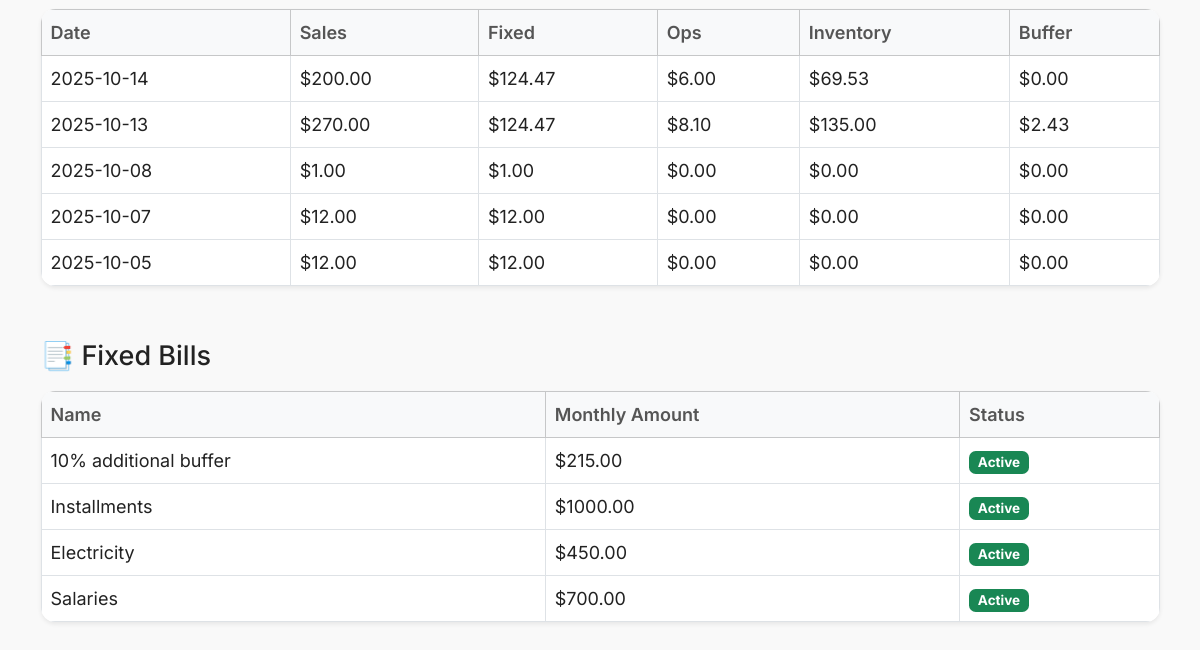
Before: / (lower part) with the older database file.
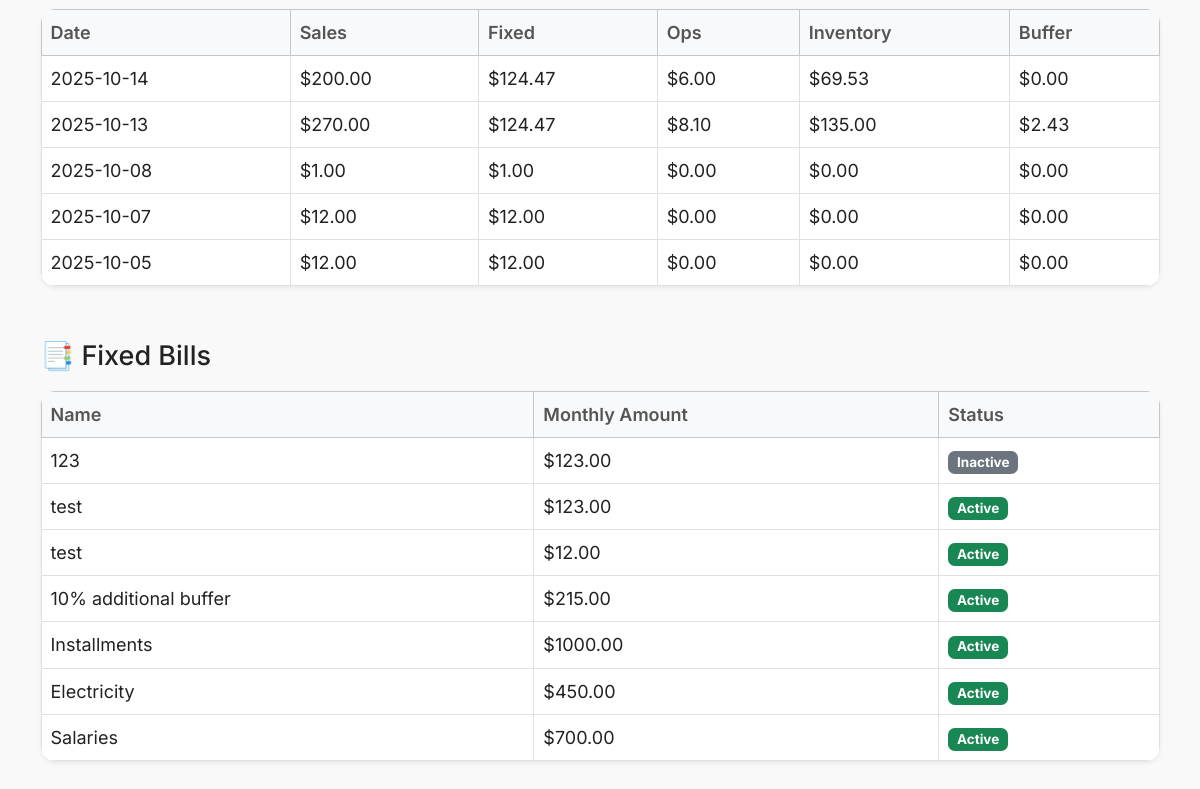
After: the same page with the newer database file.
### models.py (models this page shows)
class DailyClosing(db.Model):
    __tablename__ = "daily_closings"
    id = db.Column(db.Integer, primary_key=True)
    date = db.Column(db.Date, nullable=False, unique=True)
    sales_cents = db.Column(db.Integer, nullable=False)
    fixed_allocation_cents = db.Column(db.Integer, default=0)
    ops_allocation_cents = db.Column(db.Integer, default=0)
    inventory_allocation_cents = db.Column(db.Integer, default=0)
    buffer_allocation_cents = db.Column(db.Integer, default=0)
    notes = db.Column(db.String(255))
    created_at = db.Column(db.DateTime, default=datetime.utcnow)

class FixedBill(db.Model):
    __tablename__ = "fixed_bills"
    id = db.Column(db.Integer, primary_key=True)
    name = db.Column(db.String(128), nullable=False)
    monthly_amount_cents = db.Column(db.Integer, nullable=False)
    is_active = db.Column(db.Boolean, default=True)
    custom_start_date = db.Column(db.Date)  # optional: override start-of-month
    created_at = db.Column(db.DateTime, default=datetime.utcnow)

### main.py (the view)
@app.route("/", methods=["GET", "POST"])
def dashboard():
    ensure_default_envelopes()
    envelopes = db.session.execute(db.select(Envelope).order_by(Envelope.id)).scalars().all()
    bills = db.session.execute(db.select(FixedBill).order_by(FixedBill.created_at.desc())).scalars().all()
    today = date.today()
    month_target = current_month_target_cents(today)
    fixed_balance = db.session.scalar(db.select(Envelope.balance_cents).where(Envelope.code == "FIXED")) or 0
    funded_pct = (fixed_balance / month_target * 100) if month_target > 0 else 0
    closings = db.session.execute(
        db.select(DailyClosing).order_by(DailyClosing.date.desc()).limit(30)
    ).scalars().all()
    last_close = db.session.execute(
    db.select(DailyClosing).order_by(DailyClosing.date.desc())
    ).scalars().first()
    last_data = None
    if last_close:
        last_data = {
            "fixed": last_close.fixed_allocation_cents / 100,
            "ops": last_close.ops_allocation_cents / 100,
            "inventory": last_close.inventory_allocation_cents / 100,
            "buffer": last_close.buffer_allocation_cents / 100,
        }
    last_closing = db.session.execute(
        db.select(DailyClosing).order_by(DailyClosing.date.desc())
    ).scalars().first()
    suggested_sale = last_closing.sales_cents / 100 if last_closing else ""
    return render_template(
        "dashboard.html",
        envelopes=envelopes,
        bills=bills,
        closings=closings,
        currency=CURRENCY,
        funded_pct=funded_pct,
        month_target_cents=month_target,
        suggested_sale=suggested_sale,
        last_data=last_data,
        last_closing=last_closing,  # 👈 ADD THIS
        today=date.today()
    )

### helpers.py (called while the page is built)
def ensure_default_envelopes():
    defaults = [
        ("INVENTORY", "Inventory"),
        ("FIXED", "Fixed Reserve"),
        ("OPS", "Operations (3%)"),
        ("BUFFER", "Buffer"),
    ]
    for code, name in defaults:
        exists = db.session.scalar(
            db.select(db.func.count()).select_from(Envelope).where(Envelope.code == code)
        )
        if exists == 0:
            db.session.add(Envelope(code=code, name=name, balance_cents=0))
    db.session.commit()

def current_month_target_cents(on_date: date) -> int:
    total = db.session.scalar(
        db.select(db.func.coalesce(db.func.sum(FixedBill.monthly_amount_cents), 0))
        .where(FixedBill.is_active == True)
    )
    return int(total or 0)

### main.py (called while the page is built)
@app.context_processor
def inject_request():
    return dict(request=request)

### templates/dashboard.html (shortened to what this page needs)
{% extends "base.html" %}
{% block content %}
<div class="container-fluid">
    <table class="table table-bordered bg-white shadow-sm">
        <thead class="table-light">
            <tr>
                <th>Date</th>
                <th>Sales</th>
                <th>Fixed</th>
                <th>Ops</th>
                <th>Inventory</th>
                <th>Buffer</th>
            </tr>
        </thead>
        <tbody>
            {% for c in closings[:5] %}
            <tr>
                <td>{{ c.date }}</td>
                <td>${{ "%.2f"|format(c.sales_cents / 100) }}</td>
                <td>${{ "%.2f"|format(c.fixed_allocation_cents / 100) }}</td>
                <td>${{ "%.2f"|format(c.ops_allocation_cents / 100) }}</td>
                <td>${{ "%.2f"|format(c.inventory_allocation_cents / 100) }}</td>
                <td>${{ "%.2f"|format(c.buffer_allocation_cents / 100) }}</td>
            </tr>
            {% endfor %}
        </tbody>
    </table>
    <h4 class="mt-5 mb-3">📑 Fixed Bills</h4>
    <table class="table table-bordered bg-white shadow-sm">
        <thead class="table-light">
            <tr>
                <th>Name</th>
                <th>Monthly Amount</th>
                <th>Status</th>
            </tr>
        </thead>
        <tbody>
            {% for bill in bills %}
            <tr>
                <td>{{ bill.name }}</td>
                <td>${{ "%.2f"|format(bill.monthly_amount_cents / 100) }}</td>
                <td>
                    {% if bill.is_active %}
                    <span class="badge bg-success">Active</span>
                    {% else %}
                    <span class="badge bg-secondary">Inactive</span>
                    {% endif %}
                </td>
            </tr>
            {% else %}
            <tr>
                <td colspan="3" class="text-center text-muted">No fixed bills yet</td>
            </tr>
            {% endfor %}
        </tbody>
    </table>
</div>
{% endblock %}

Changed rows visible on the page:
added FixedBill: name "123", bill.monthly_amount_cents/100 "123.00", is_active "Inactive"
added FixedBill: name "test", bill.monthly_amount_cents/100 "123.00", is_active "Active"
added FixedBill: name "test", bill.monthly_amount_cents/100 "12.00", is_active "Active"
